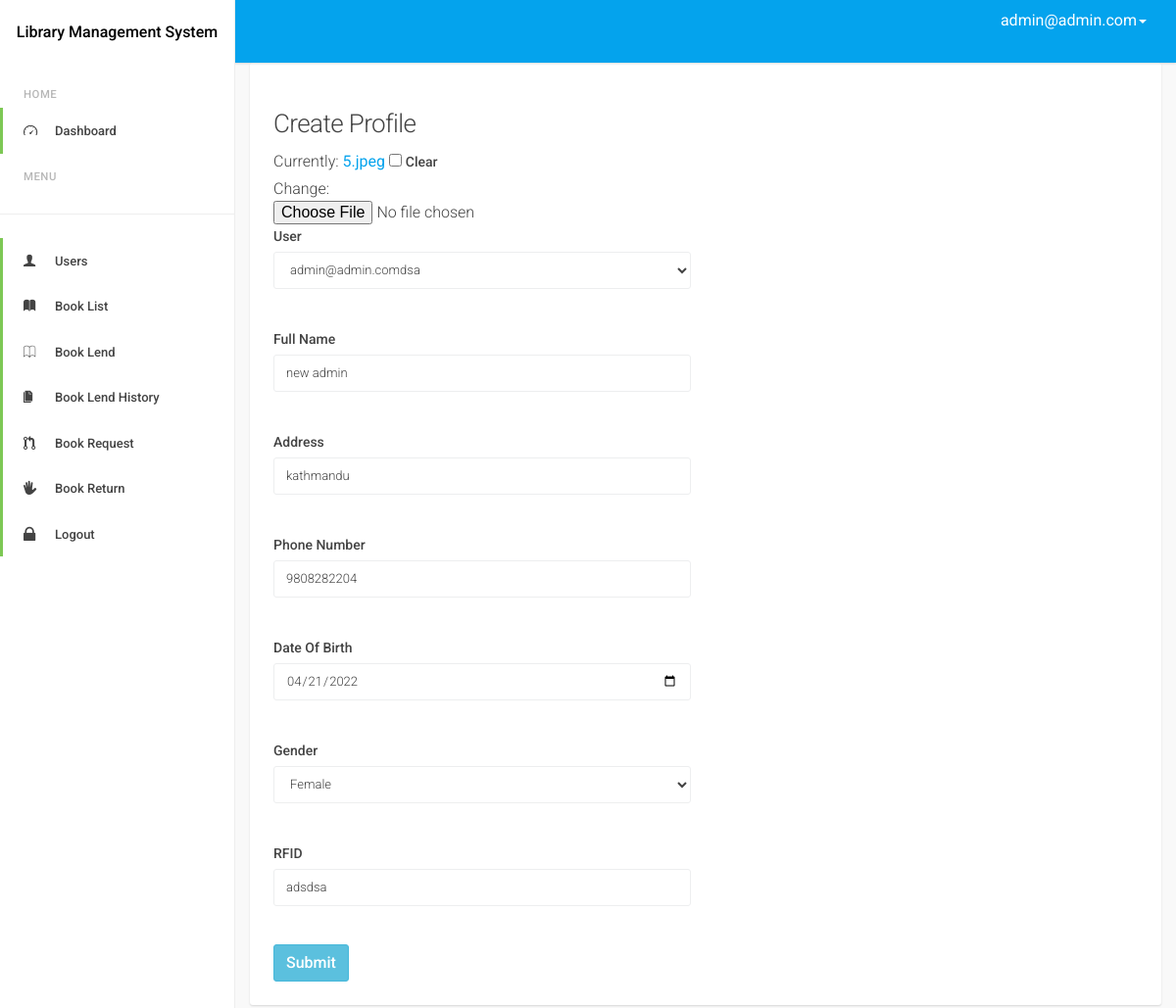
Screenshot of /admindash/profile/update/21 (signed in) with the database file from the repository.
### accounts/models.py (models this page shows, shortened)
class MyUser(AbstractBaseUser):
    email = models.EmailField(
        verbose_name='email address',
        max_length=255,
        unique=True,
    )
    is_active = models.BooleanField(default=True)
    is_admin = models.BooleanField(default=False)
    is_staff_member = models.BooleanField(default=False)
    last_login = models.DateTimeField(blank=True, null=True, verbose_name="last login")
    is_email_verified = models.BooleanField(default=False)
    is_user_verified = models.BooleanField(default=False)
    objects = MyUserManager()
    USERNAME_FIELD = 'email'
    REQUIRED_FIELDS = []
    class Meta:
        verbose_name = 'User'
        verbose_name_plural = 'Users'
    def __str__(self):
        return self.email

### profiles/models.py (models this page shows, shortened)
class Profiles(models.Model):
    GENDER_CHOICES = (
        ('M', 'Male'),
        ('F', 'Female'),
        ('N', 'Rather Not Say'),
    )
    user = models.OneToOneField(MyUser, on_delete=models.PROTECT)
    profile_image = models.ImageField(blank=True, null=True)
    full_name = models.CharField(max_length=100)
    address = models.CharField(max_length=100)
    phone_number = models.CharField(max_length=10, unique=True)
    dob = models.DateField(verbose_name='Date Of Birth')
    gender = models.CharField(max_length=1, choices=GENDER_CHOICES)
    rf_id = models.CharField(max_length=100, unique=True, blank=True, null=True)

### admin_dash/views.py (the view, shortened to what this page needs)
# urls.py: path('profile/update/<str:pk>', views.ProfileUpdateView.as_view(), name='profile_update'),
@method_decorator(is_admin(), name='dispatch')
class ProfileUpdateView(UpdateView):
    form_class = ProfileUpdate
    template_name = 'admin_dash/update_profile.html'
    queryset = Profiles.objects.all()
    success_url = "/profile/view"
    def get_form_kwargs(self):
        kwargs = super().get_form_kwargs()
        kwargs['user'] = Profiles.objects.get(id=self.kwargs['pk'])
        return kwargs

### admin_dash/forms.py
class ProfileUpdate(forms.ModelForm):
    class Meta:
        model = Profiles
        fields = ['user', 'profile_image', 'full_name', 'address', 'phone_number', 'dob', 'gender',
                  'rf_id']
        widgets = {
            'user': forms.Select(attrs={'class': 'form-control'}),
            'full_name': forms.TextInput(attrs={'class': 'form-control'}),
            'address': forms.TextInput(attrs={'class': 'form-control'}),
            'phone_number': forms.NumberInput(attrs={'class': 'form-control'}),
            'dob': forms.DateInput(attrs={'type': 'date', 'class': 'form-control'}),
            'gender': forms.Select(attrs={'class': 'form-control'}),
            'rf_id': forms.TextInput(attrs={'class': 'form-control'}),
        }
    def __init__(self, user, *args, **kwargs):
        super(ProfileUpdate, self).__init__(*args, **kwargs)
        self.fields['gender'].empty_label = 'Select Gender'
        self.fields['user'].empty_label = None
        self.fields['user'].queryset = MyUser.objects.filter(id=user.user.id)

### decorator.py (called while the page is built)
def is_admin():
    def decorator(view_function):
        def wrap(request, *args, **kwargs):
            if request.user.is_authenticated:
                if request.user.is_admin:
                    return view_function(request, *args, **kwargs)
                else:
                    raise PermissionDenied
            else:
                return redirect('accounts:login')
        return wrap
    return decorator

### admin_dash/templates/admin_dash/update_profile.html (shortened to what this page needs)
{% extends 'base.html' %}
{% load static %}
{% block body %}
    <div class="d-sm-flex  mb-4">
        <h1 class="h3 mb-0 text-gray-800">Create Profile</h1>
    </div>
    <div class="row mb-3 ">
        <div class="col-xl-5 col-md-6 mb-4">
            <form method="post" enctype="multipart/form-data">
                    {{ form.profile_image }}
                <div class="mt-3">
                    <div class="form-group">
                        <label for="user">User</label>
                        {{ form.user }}<br>
  </div>
                    </div>
                    <div class="form-group">
                        <label for="full_name">Full Name</label>
                        {{ form.full_name }}<br>
                    </div>
                    <div class="form-group">
                        <label for="address">Address</label>
                        {{ form.address }}<br>
                    </div>
                    <div class="form-group">
                        <label for="phone_number">Phone Number</label>
                        {{ form.phone_number }}<br>
                    </div>
                    <div class="form-group">
                        <label for="dob">Date Of Birth</label>
                        {{ form.dob }}<br>
                    </div>
                    <div class="form-group">
                        <label for="gender">Gender</label>
                        {{ form.gender }}<br>
                    </div>
                    <div class="form-group">
                        <label for="student_id">RFID</label>
                        {{ form.rf_id }}<br>
                    </div>
                    <input type="submit" value="Submit" class="btn btn-info">
                </div>
        </div>
    </div>
{% endblock %}

### templates/base.html (shortened to what this page needs)
{% load static %}
<!DOCTYPE html>
<html lang="en">
<head>
    <link rel="stylesheet" href="{% static 'dashboard/assets/js/datatables/jquery.dataTables.min.css' %}"/>
    <link rel="stylesheet" id="css-font-awesome" href="{% static 'dashboard/assets/css/font-awesome.css' %}"/>
    <link rel="stylesheet" id="css-ionicons" href="{% static 'dashboard/assets/css/ionicons.css' %}"/>
    <link rel="stylesheet" id="css-bootstrap" href="{% static 'dashboard/assets/css/bootstrap.css' %}"/>
    <link rel="stylesheet" id="css-app" href="{% static 'dashboard/assets/css/app.css' %}"/>
</head>
<body id="page-top">
<body class="app-ui layout-has-drawer layout-has-fixed-header">
<div class="app-layout-canvas">
    <div class="app-layout-container">
        <aside class="app-layout-drawer">
            <div class="app-layout-drawer-scroll">
                <div id="logo" class="drawer-header">
                    <a href="/">
                        <h5 class="text-center" style="color: black;">Library Management System</h5>
                    </a>
                </div>
                <nav class="drawer-main">
                    <ul class="nav nav-drawer">
                        {% if request.user.is_admin %}
                            <li class="nav-item nav-drawer-header">Home</li>
                            <li class="nav-item active">
                                <a class="nav-link" href="{% url 'admin_dash:home' %}">
                                    <i class="ion-speedometer fa-4x"></i>
                                    <span>Dashboard</span></a>
                            </li>
                            <li class="nav-item nav-drawer-header">Menu</li>
                            <hr class="sidebar-divider">
                            <li class="nav-item active">
                                <a class="nav-link" href="{% url 'admin_dash:user_list_view' %}">
                                    <i class="ion-person fa-4x"></i>
                                    <span>Users</span></a>
                            </li>
                            <li class="nav-item active">
                                <a class="nav-link" href="{% url 'admin_dash:book_list' %}">
                                    <i class="ion-ios-book"></i>
                                    <span>Book List</span></a>
                            </li>
                            <li class="nav-item active">
                                <a class="nav-link" href="{% url 'admin_dash:student' %}">
                                    <i class="ion-ios-book-outline"></i>
                                    <span>Book Lend</span></a>
                            </li>
                            <li class="nav-item active">
                                <a class="nav-link" href="{% url 'admin_dash:book_history' %}">
                                    <i class="ion-ios-copy"></i>
                                    <span>Book Lend History</span></a>
                            </li>
                            <li class="nav-item active">
                                <a class="nav-link" href="{% url 'admin_dash:request_book_view' %}">
                                    <i class="ion-pull-request"></i>
                                    <span>Book Request</span></a>
                            </li>
                            <li class="nav-item active">
                                <a class="nav-link" href="{% url 'admin_dash:return_book' %}">
                                    <i class="ion-android-hand"></i>
                                    <span>Book Return</span></a>
                            </li>
                            <li class="nav-item active">
                                <a class="nav-link" href="{% url 'accounts:logout' %}">
                                    <i class="ion-locked"></i>
                                    <span>Logout</span></a>
                            </li>
                        {% endif %}
                    </ul>
                </nav>
            </div>
        </aside>
        <header class="app-layout-header">
            <nav class="navbar navbar-default">
                <div class="container-fluid">
                    <div class="collapse navbar-collapse" id="header-navbar-collapse">
                        <ul class="nav navbar-nav navbar-right navbar-toolbar">
                            <li class="dropdown dropdown-profile">
                                <a href="javascript:void(0)" data-toggle="dropdown">
                                    <span class="">{{ request.user }}<span class="caret"></span></span>
                                </a>
                            </li>
                        </ul>
                    </div>
                </div>
            </nav>
        </header>
        <main class="app-layout-content">
            <div class="container-fluid">
                <div class="card">
                    <div class="card-block">
                        {% block body %}
                        {% endblock %}
                    </div>
                </div>
            </div>
    </div>
</body>
</html>

### static/dashboard/assets/css/app.css (style rules this page uses)
.app-layout-drawer { position: fixed; top: 0; bottom: 0; z-index: 5; display: block; width: 240px; border-right: 1px solid #eeeeee; font-weight: 500; background-color: #fff; visibility: hidden; -webkit-transform: translateX(-240px); transform: translateX(-240px); -webkit-transform-style: preserve-3d; transform-style: preserve-3d; -webkit-transition: 0.2s cubic-bezier(0.4, 0, 0.2, 1) 0.1s; transition: 0.2s cubic-bezier(0.4, 0, 0.2, 1) 0.1s; -webkit-transition-property: visibility, -webkit-transform; transition-property: visibility, -webkit-transform; transition-property: transform, visibility; transition-property: transform, visibility, -webkit-transform; }
.drawer-header { position: relative; overflow: hidden; width: 100%; height: 64px; line-height: 64px; line-height: 1; }
.drawer-header:before, .drawer-header:after { content: " "; display: table; }
.drawer-header:after { clear: both; }
.drawer-header a { display: block; height: auto; width: 100%; }
.drawer-main { margin-top: 24px; font-size: 13px; -webkit-transform: translateZ(0); transform: translateZ(0); }
.nav-drawer li a { padding-right: 24px; padding-left: 52.99999px; color: inherit; font-weight: 500; }
.nav-drawer > li > a { border-left: 3px solid transparent; padding-top: 14px; padding-bottom: 13px; }
.nav-drawer > .active > a { background-color: transparent; border-color: #7dc855; }
.nav-drawer > li > a > i { position: absolute; left: 21px; font-size: 1.25em; line-height: 1.25; }
.nav-drawer-header { padding: 15px 24px 5px; font-size: 87.5%; letter-spacing: .5px; text-transform: uppercase; opacity: .38; }
.nav-drawer-header:first-of-type { padding-top: 0; }
.app-layout-header { z-index: 4; background-color: #04a3ed; color: white; box-shadow: 0 1px 2px rgba(0, 0, 0, 0.14); }
.dropdown-profile a { padding-top: 8px !important; padding-bottom: 8px !important; }
.dropdown-profile a span { color: white; vertical-align: middle; }
.app-layout-content { height: 100%; width: 100%; }
@media screen and (min-width: 992px) { .layout-has-drawer .app-layout-header, .layout-has-drawer .app-layout-content, .layout-has-drawer .app-layout-footer { padding-left: 240px; } }
@media screen and (min-width: 992px) { .layout-has-drawer .app-layout-drawer { visibility: visible; -webkit-transform: translateX(0); transform: translateX(0); -webkit-transition: none; transition: none; } }
.layout-has-fixed-header .app-layout-header { position: fixed; top: 0; right: 0; left: 0; }
.layout-has-fixed-header .app-layout-content { padding-top: 64px; }
.card { margin-bottom: 24px; border-radius: 3px; box-shadow: 0 1px 2px rgba(0, 0, 0, 0.14); }
.card:not([class*="bg-"]) { background-color: #fff; }
.card-block { padding: 24px 24px; }
.card-block:first-child { border-top-right-radius: 3px; border-top-left-radius: 3px; }
.card-block > :first-child, .card-block > .row:first-child > [class*="col-"] > :first-child { margin-top: 0; }
.card-block > :last-child { margin-bottom: 0; }
.fa-4x { font-size: 4em; }

### rows the page displays
MyUser: user "admin@admin.com"
Profiles: user "admin@admin.comdsa", full_name "new admin", address "kathmandu", phone_number "9808282204", dob "04/21/2022", gender "Female", rf_id "adsdsa"
